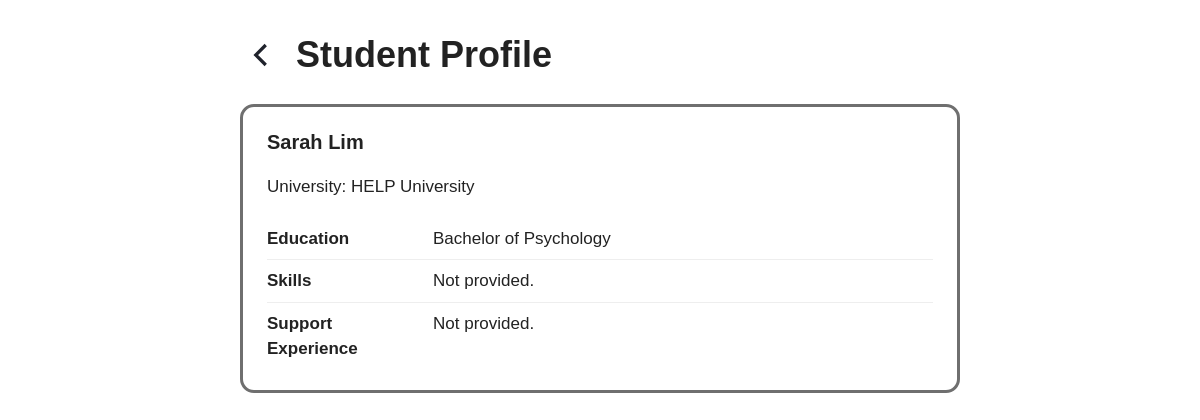
Page /backend/profile_management/public_profile.php?id=1 (signed in) on the committed database.
### tables this page shows
CREATE TABLE `users` (
  `id` int(11) NOT NULL AUTO_INCREMENT,
  `email` varchar(150) NOT NULL,
  `full_name` varchar(100) NOT NULL,
  `university_name` varchar(100) NOT NULL,
  `password_hash` varchar(255) NOT NULL,
  `picture_url` varchar(255) DEFAULT NULL,
  `cover_photo_url` varchar(255) DEFAULT NULL,
  `volunteer_picture_url` varchar(255) DEFAULT NULL,
  `volunteer_cover_photo_url` varchar(255) DEFAULT NULL,
  `education` varchar(500) DEFAULT NULL,
  `skills` varchar(500) DEFAULT NULL,
  `support_experience` varchar(1000) DEFAULT NULL,
  `tfa_code` varchar(255) DEFAULT NULL,
  `tfa_expiry` datetime DEFAULT NULL,
  `failed_attempts` int(11) NOT NULL DEFAULT 0,
  `locked_until` datetime DEFAULT NULL,
  `remember_token_hash` char(64) DEFAULT NULL,
  `remember_expires` datetime DEFAULT NULL,
  `reset_code` varchar(6) DEFAULT NULL,
  `reset_expiry` datetime DEFAULT NULL,
  `is_volunteer` char(1) NOT NULL DEFAULT 'N',
  `is_active` char(1) NOT NULL DEFAULT 'N',
  `created_at` datetime NOT NULL DEFAULT current_timestamp(),
  PRIMARY KEY (`id`),
  UNIQUE KEY `uq_users_email` (`email`)
);

### backend/general/account_functions.php (called while the page is built, shortened)
<?php
function e($value): string {
    return htmlspecialchars((string)$value, ENT_QUOTES, 'UTF-8');
}
?>

### backend/profile_management/public_profile.php (the view, shortened to what this page needs)
<?php
require_once dirname(__DIR__) . '/general/account_functions.php';
require_once dirname(__DIR__) . '/general/card_template.php';
$id = (int)($_GET['id'] ?? 0);
$stmt = $pdo->prepare('SELECT id, full_name, email, university_name, picture_url, education, skills, support_experience, is_volunteer FROM users WHERE id = ?');
$stmt->execute([$id]);
$user = $stmt->fetch();
?>
<!DOCTYPE html>
<html lang="en">
<head>
    <link rel="stylesheet" href="<?= BASE_URL ?>/frontend/css/style.css">
</head>
<body>
<div class="page">
    <?= renderPageHeading('Student Profile', BASE_URL . '/profile.php', 'Back to profile') ?>
    <div class="detail-card">
        <h2><?= e($user['full_name']) ?></h2>
        <p class="meta">University: <?= e($user['university_name']) ?></p>
        <dl class="detail-list" style="margin-top:18px;">
            <div class="detail-row"><dt>Education</dt><dd><?= nl2br(e($user['education'] ?: 'Not provided.')) ?></dd></div>
            <div class="detail-row"><dt>Skills</dt><dd><?= nl2br(e($user['skills'] ?: 'Not provided.')) ?></dd></div>
            <div class="detail-row"><dt>Support Experience</dt><dd><?= nl2br(e($user['support_experience'] ?: 'Not provided.')) ?></dd></div>
        </dl>
    </div>
</div>
</body>
</html>

### frontend/css/style.css (style rules this page uses)
:root { --red: #e21b2d; --red-dark: #c41225; --red-light: #fff0f1; --text: #222222; --muted: #6b6b6b; --border: #e3d5d5; --bg: #ffffff; --success: #2e7d32; --radius: 6px; }
* { box-sizing: border-box; }
body { margin: 0; font-family: Arial, Helvetica, sans-serif; font-size: 17px; color: var(--text); background: var(--bg); line-height: 1.5; }
.page { max-width: 760px; margin: 0 auto; padding: 28px 20px 60px; }
h2 { font-size: 20px; margin: 0 0 12px; }
.back-link svg { width: 30px; height: 30px; }
.detail-card { background: #fff; border: 3px solid #6f6f6f; border-radius: 14px; padding: 20px 24px; }
.detail-list { margin: 0; }
.detail-row { display: flex; gap: 16px; padding: 8px 0; border-bottom: 1px solid #eeeeee; }
.detail-row:last-child { border-bottom: none; }
.detail-row dt { width: 150px; flex-shrink: 0; font-weight: bold; }
.detail-row dd { margin: 0; overflow-wrap: anywhere; }

### rows in the picture
users: full_name "Sarah Lim", university_name "HELP University", education "Bachelor of Psychology", skills "Not provided.", support_experience "Not provided."

### other values in the picture
$title "Student Profile"
